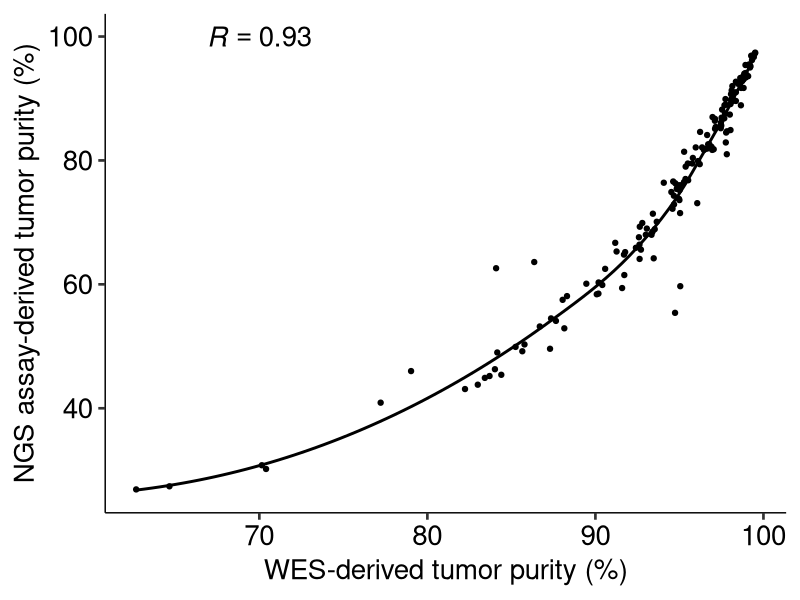
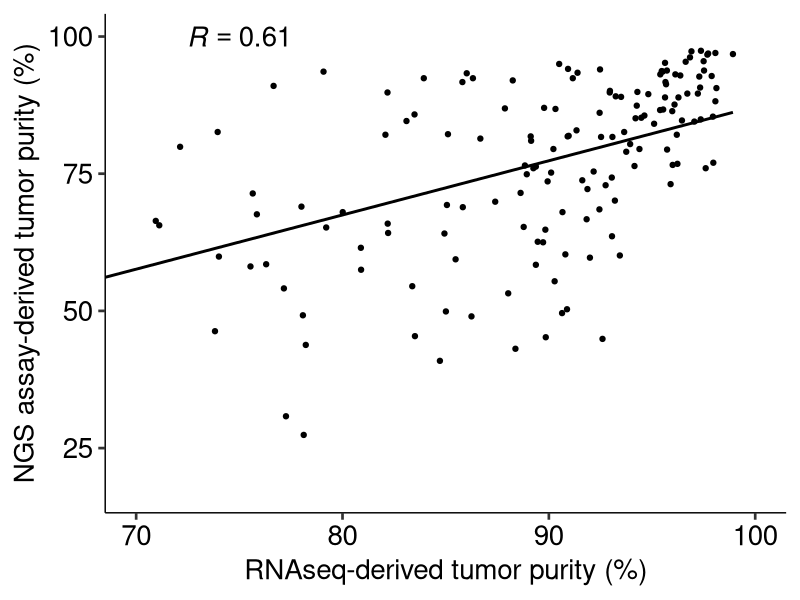

Write the R code that produced these figures, in order.
#################################################################################################
#Description: generate Fig4A-B
#Author: Sheng Guo PhD  guosheng@crownbio.com
#Date: Aug-2021
#Apache License
#Version 2.0, January 2004
#https://opensource.org/licenses/Apache-2.0
#################################################################################################
library(ggpubr)

a<-read.table('PDX_mouse_ratio.txt', sep='\t',header=TRUE, row.names=1)

a$TP_WES = 100-a$MouseRatio_WES
a$TP_RNAseq = 100-a$MouseRatio_RNAseq
a$TP_Chip = 100-a$MouseRatio_Chip

cor(a$TP_Chip, a$TP_WES)
cor(a$TP_Chip, a$TP_RNAseq)

pdf(file='Fig4A.pdf')
ggscatter(a, x="TP_WES", y="TP_Chip", 
		  #ylab="Ground truth tumor purity (%)",
		  ylab="NGS assay-derived tumor purity (%)",
		  xlab="WES-derived tumor purity (%)",		  
		  #xlim=c(0,16.5),
		  #ylim=c(0,16.5),
		  size=1.5,
		  add="loess",
		  conf.int=FALSE) +
		  #stat_cor(size=6)+
		  annotate("text", x = 70, y = 100, label = "italic(R) == 0.93",size=7, parse = TRUE)+
		  theme_pubr(base_size = 20)
dev.off()

pdf(file='Fig4B.pdf')
ggscatter(a, x="TP_RNAseq", y="TP_Chip", 
		  #ylab="Ground truth tumor purity (%)",
		  ylab="NGS assay-derived tumor purity (%)",
		  xlab="RNAseq-derived tumor purity (%)",		  
		  xlim=c(70,100),
		  #ylim=c(0,16.5),
		  size=1.5,
		  add="reg.line",
		  #add.params = list(size = 1.0, alpha = 0.25),
		  conf.int=FALSE) +
		  #stat_cor(size=6)+
		  annotate("text", x = 75, y = 100, label = "italic(R) == 0.61",size=7, parse = TRUE)+
		  theme_pubr(base_size = 20)
dev.off()
